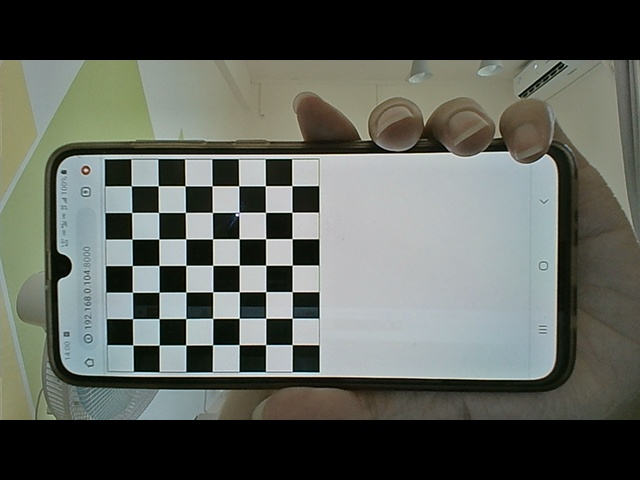
#> input picture assets/img2/1595570443939.jpg, 640 x 480 px; its folder holds 4 pictures in this run
$ python calibrate.py
#> lines starting #> are read from the running program, lines starting #| are printed output that depends on the picture
from . import setting

import cv2
import numpy as np
from glob import glob

def calibrate(width, height, img_list, size):

	# 棋盘格角点的参数 最大循环次数为 30 最大误差容限为 0.001
#> called with width = 7, height = 7, size = (640, 480)
	criteria = (cv2.TERM_CRITERIA_EPS + cv2.TERM_CRITERIA_MAX_ITER, 30, 0.001)

	# 世界坐标系中的棋盘格角点
	objp = np.zeros((width * height, 3), np.float32)
	objp[:, :2] = np.mgrid[0:width, 0:height].T.reshape(-1, 2)

	# 棋盘格角点的世界坐标和图像坐标
	obj_points = []	# 世界坐标
	img_points = []	# 图像坐标

	for img_path in img_list:
		img = cv2.imread(img_path)
#> img is the input picture: shape (480, 640, 3); mean B, G, R 89.6, 96.3, 92.3
		gray = cv2.cvtColor(img, cv2.COLOR_BGR2GRAY)
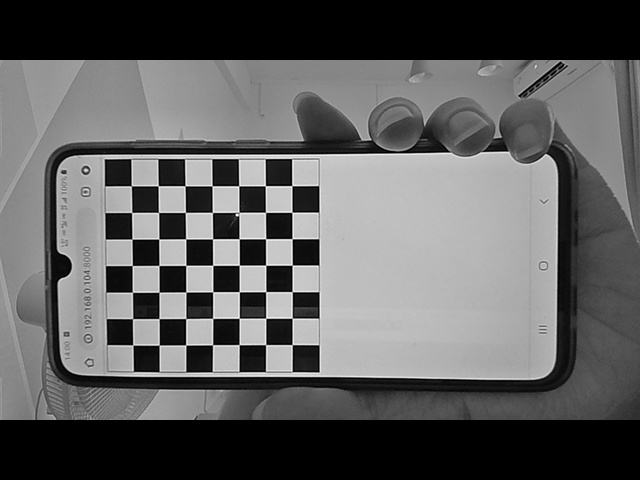
#> gray: shape (480, 640); min 0, max 254, mean 94.3

		# 寻找棋盘格角点
		ret, corners = cv2.findChessboardCorners(gray, (width, height), None)
#> ret = True; corners = 49 rows, first 8: [131.4, 186], [158.2, 185.8], [185.1, 185.8], [212.1, 185.8], [238.7, 185.8], [265.3, 185.7], [291.8, 185.6], [131.6, 212.6]

		# 保存棋盘格角点
		if ret is True:
			cv2.cornerSubPix(gray, corners, (11, 11), (-1, -1), criteria)
			obj_points.append(objp)
			img_points.append(corners)
#> pass 2 of the loop in calibrate, `for img_path in img_list:`:
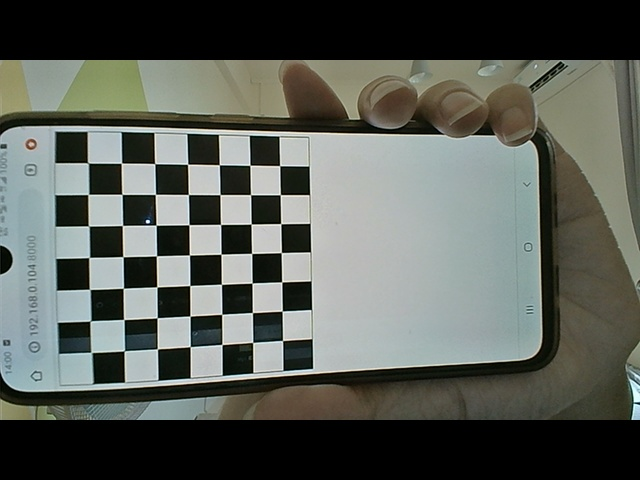
#> input picture assets/img2/1595570445811.jpg, 640 x 480 px
#> in calibrate, img is the input picture: shape (480, 640, 3); mean B, G, R 87.1, 93.5, 89.4
#> in calibrate, `gray = cv2.cvtColor(img, cv2.COLOR_BGR2GRAY)`:
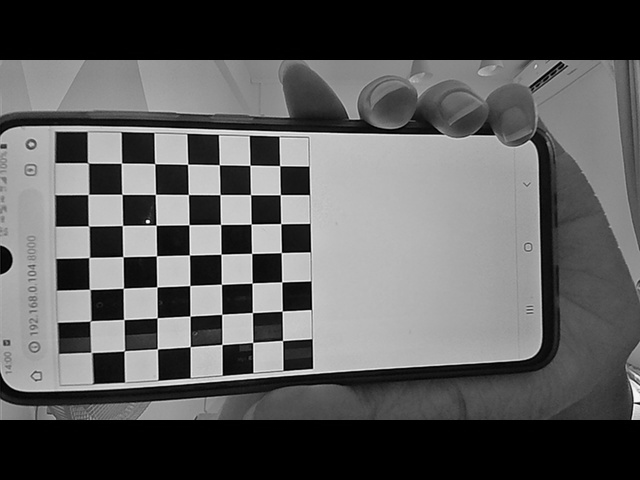
#> gray: shape (480, 640); min 0, max 254, mean 91.5
#> corners = 49 rows, first 8: [88.06, 163], [121.4, 163], [154.7, 163.6], [187.6, 164.2], [219.3, 164.8], [249.9, 165.3], [279.6, 165.6], [88.08, 194.5]
#> pass 3 of the loop in calibrate, `for img_path in img_list:`:
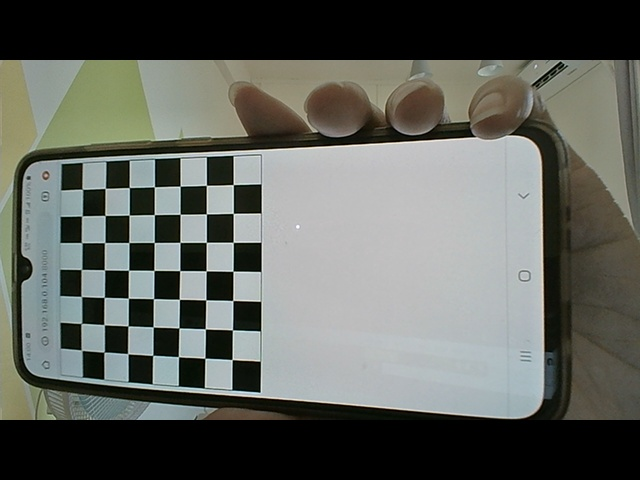
#> input picture assets/img2/1595570448580.jpg, 640 x 480 px
#> in calibrate, img is the input picture: shape (480, 640, 3); mean B, G, R 92.9, 98.7, 95.9
#> in calibrate, `gray = cv2.cvtColor(img, cv2.COLOR_BGR2GRAY)`:
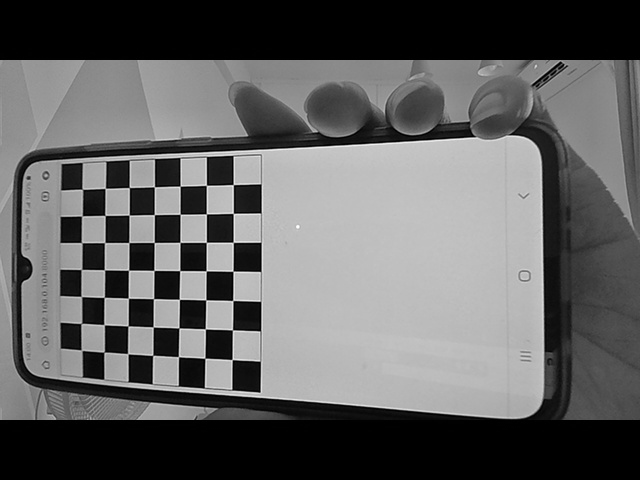
#> gray: shape (480, 640); min 0, max 254, mean 97.2
#> corners = 49 rows, first 8: [81.65, 350.3], [81.26, 323.5], [81.26, 296.5], [81.27, 269.5], [81.68, 242.7], [81.94, 216], [82.45, 189.3], [103.9, 352.2]
#> the loop made 4 passes; the first 3 are shown

	# 内参标定
	ret, mtx, dist, rvecs, tvecs = cv2.calibrateCamera(obj_points, img_points, size, None, None)

	# 反投影误差
	total_error = 0
	for i in range(len(obj_points)):
		img_points2, _ = cv2.projectPoints(obj_points[i], rvecs[i], tvecs[i], mtx, dist)
		error = cv2.norm(img_points[i], img_points2, cv2.NORM_L2) / len(img_points2)
		total_error += error
	print("average error: ", total_error / len(obj_points))

	return obj_points, img_points, mtx, dist

if __name__ == '__main__':

	# image size
	size = (640, 480)

	# monocular calibration
	obj_points, img_points2, mtx2, dist2 = calibrate(7, 7, glob('./assets/img2/*.jpg'), size)
	obj_points, img_points1, mtx1, dist1 = calibrate(7, 7, glob('./assets/img1/*.jpg'), size)
#> (the run stopped early here; a loop or call above may not have finished)
